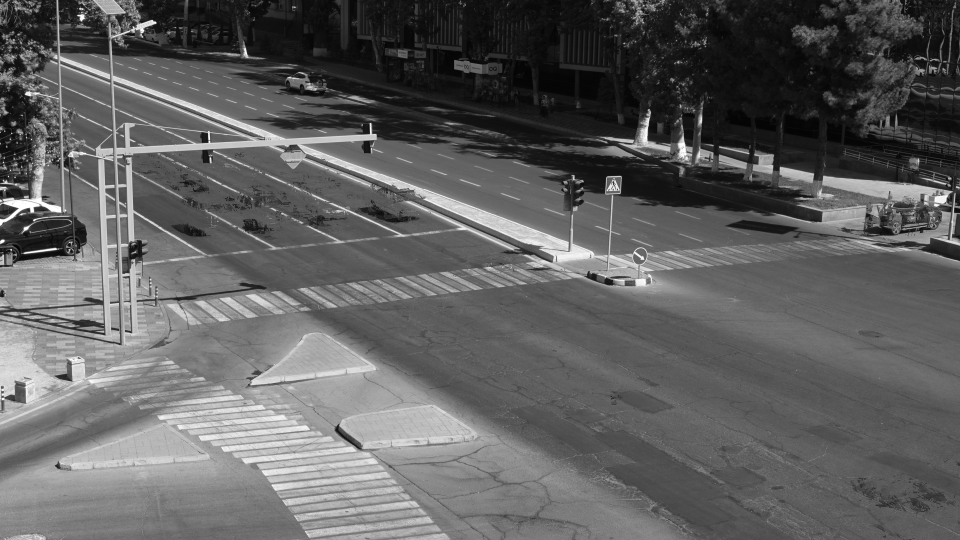
#> input picture core/configs/scene_ref.png, 960 x 540 px
$ python -i robustness.py   (imports and definitions only)
#> lines starting #> are read from the running program, lines starting #| are printed output that depends on the picture
### eval/lowlight_enhance.py
"""Low-light enhancement before detection — TRIED AND REJECTED (built during the final).

Result (eval/results/robustness.json): on synthetic night frames mAP50 fell from 0.390 to 0.266,
because lifting the dark frame also amplifies sensor noise. Not used in the product; kept as a
documented negative result.

If a frame is dark (mean luma below DARK), lift it with a gamma curve chosen so the mean
reaches TARGET, then equalise local contrast on the luma channel (CLAHE). Bright frames
pass through untouched, so daytime accuracy is unchanged.
"""
import cv2
import numpy as np

DARK = 75.0
TARGET = 115.0
_clahe = cv2.createCLAHE(clipLimit=2.5, tileGridSize=(8, 8))


def is_dark(frame: np.ndarray) -> bool:
    small = cv2.resize(frame, (160, 90), interpolation=cv2.INTER_AREA)
    return float(cv2.cvtColor(small, cv2.COLOR_BGR2GRAY).mean()) < DARK


def enhance(frame: np.ndarray) -> np.ndarray:
    small = cv2.resize(frame, (160, 90), interpolation=cv2.INTER_AREA)
    mean = float(cv2.cvtColor(small, cv2.COLOR_BGR2GRAY).mean())
    if mean >= DARK:
        return frame
    gamma = np.log(TARGET / 255) / np.log(max(mean, 1) / 255)
    lut = np.clip(((np.arange(256) / 255) ** gamma) * 255, 0, 255).astype(np.uint8)
    lifted = cv2.LUT(frame, lut)
    lab = cv2.cvtColor(lifted, cv2.COLOR_BGR2LAB)
    lab[..., 0] = _clahe.apply(lab[..., 0])
    return cv2.cvtColor(lab, cv2.COLOR_LAB2BGR)

### eval/robustness.py
"""How detection quality holds at night, in rain, fog, with blur and low bit-rate (built during the final).

Our labeled validation frames (22 frames, 1,386 boxes, never used for training) are degraded
with SYNTHETIC corruptions and the detector is re-validated on each copy. All footage is daytime,
so night and rain are simulated; the method is declared, and real night video is the first thing
a pilot collects.

    python eval/robustness.py --val <dir with images/ and labels/> --out eval/results/robustness.json
"""
import argparse
import json
import shutil
import sys
from pathlib import Path

import cv2
import numpy as np

ROOT = Path(__file__).resolve().parents[1]
sys.path.insert(0, str(ROOT / "core"))
sys.path.insert(0, str(ROOT / "eval"))
from doppix import config  # noqa: E402

RNG = np.random.default_rng(42)


def night(img):
    """Low light: strong gamma darkening, blue cast, sensor noise, bright light sources bloom."""
    f = img.astype(np.float32) / 255
    dark = np.power(f, 2.6) * 0.55
    dark[..., 0] *= 1.15                                   # BGR: a bit more blue
    lum = cv2.cvtColor(img, cv2.COLOR_BGR2GRAY).astype(np.float32) / 255
    glow = cv2.GaussianBlur(np.clip(lum - 0.85, 0, 1), (0, 0), 6)[..., None] * 1.5   # lamps/headlights stay bright
    noisy = dark + glow + RNG.normal(0, 0.035, dark.shape)
    return np.clip(noisy * 255, 0, 255).astype(np.uint8)


# [14 lines left out: function rain, not called in this run]


def fog(img):
    f = img.astype(np.float32) / 255
    return np.clip((f * 0.55 + 0.4) * 255, 0, 255).astype(np.uint8)


# [10 lines left out: functions motion_blur, low_bitrate, not called in this run]


def night_enhanced(img):
    """The night corruption, then the low-light enhancement we tried (eval/lowlight_enhance.py)."""
    from lowlight_enhance import enhance
    return enhance(night(img))


CONDITIONS = {"clean (day)": None, "night": night, "night + enhance": night_enhanced, "rain": rain, "fog": fog,
              "motion blur": motion_blur, "low bit-rate 540p": low_bitrate}


# [45 lines left out: function main, not called in this run]


# [2 lines not run here, left out]

>>> import cv2
>>> picture = cv2.imread('../core/configs/scene_ref.png')
#> picture is the input picture: shape (540, 960, 3); min 4, max 255, mean 95.7
>>> result = night_enhanced(picture)
#> in night, `dark = np.power(f, 2.6) * 0.55`:
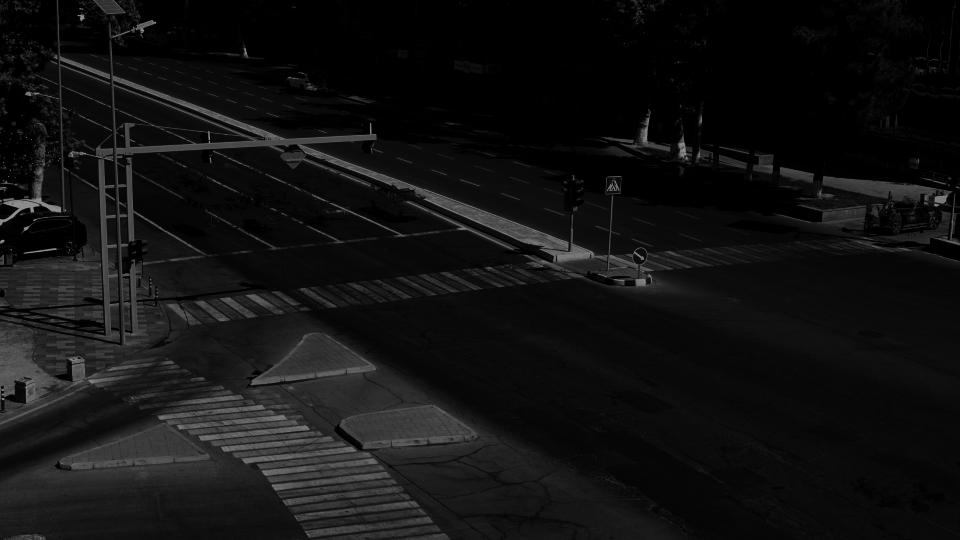
#> dark: shape (540, 960, 3) float32; min 1.12e-05, max 0.55, mean 0.0702
#> in night, `glow = cv2.GaussianBlur(np.clip(lum - 0.85, 0, 1), (0, 0), 6)[..., Non..`:
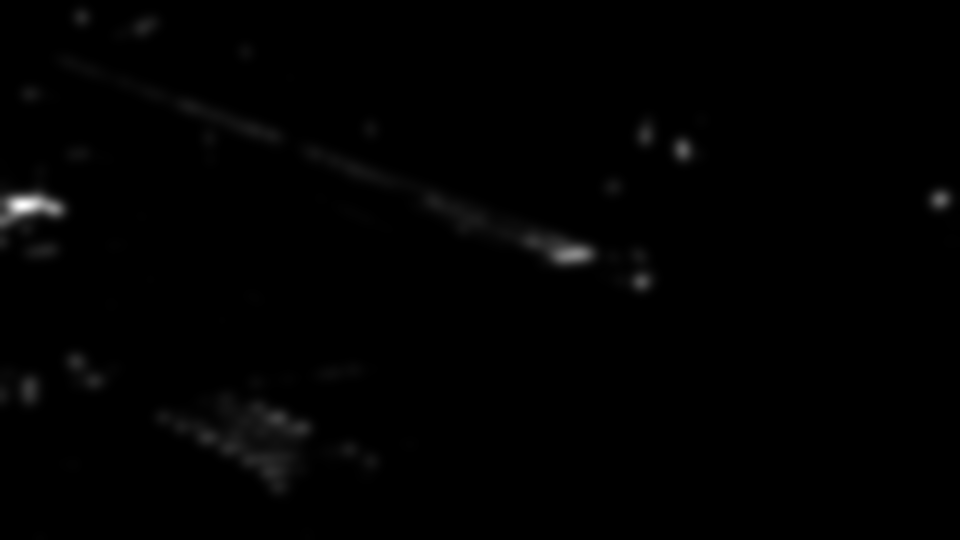
#> glow: shape (540, 960, 1) float32; min 0, max 0.107, mean 0.000762; drawn with min black and max white
#> in night, `noisy = dark + glow + RNG.normal(0, 0.035, dark.shape)`:
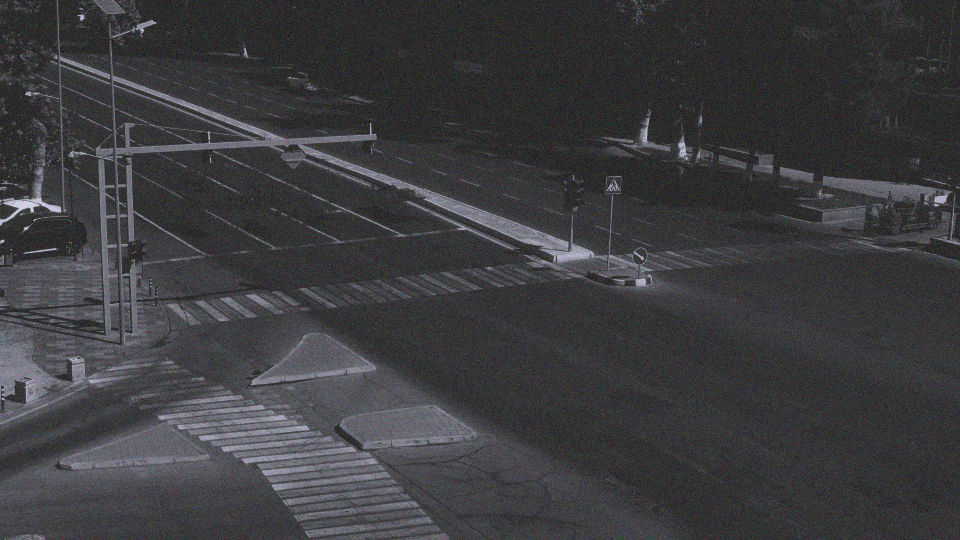
#> noisy: shape (540, 960, 3) float64; mean B, G, R 0.0815, 0.071, 0.071; drawn with min black and max white
#> in enhance, `small = cv2.resize(frame, (160, 90), interpolation=cv2.INTER_AREA)`:
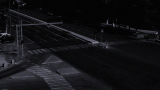
#> small: shape (90, 160, 3); mean of channels 0, 1, 2 21.4, 18.8, 18.8; drawn as B, G, R
#> in enhance, `mean = float(cv2.cvtColor(small, cv2.COLOR_BGR2GRAY).mean())`: mean = 19.1
#> in enhance, `gamma = np.log(TARGET / 255) / np.log(max(mean, 1) / 255)`: gamma = 0.307
#> in enhance, `lut = np.clip(((np.arange(256) / 255) ** gamma) * 255, 0, 255).astype(..`: lut = 256 values from 0 to 255
#> in enhance, `lifted = cv2.LUT(frame, lut)`:
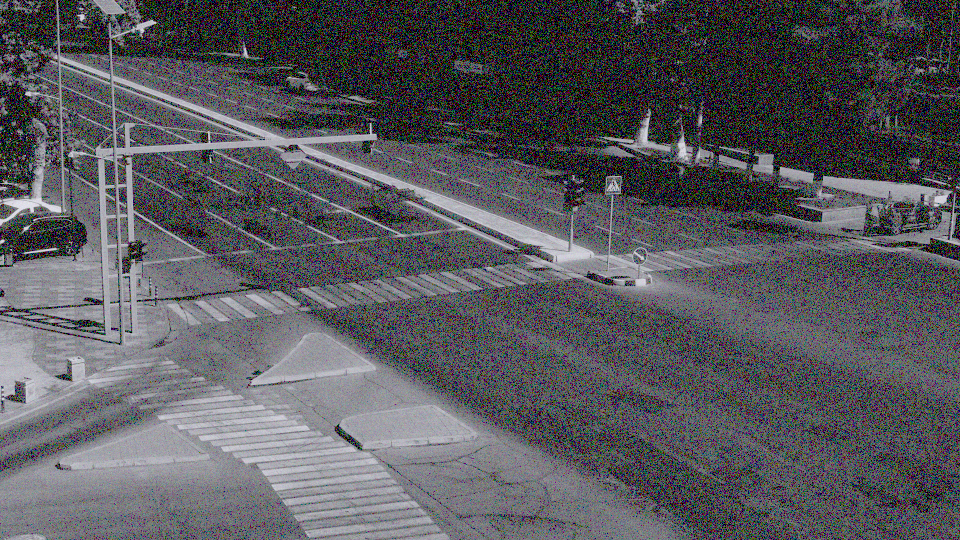
#> lifted: shape (540, 960, 3); mean of channels 0, 1, 2 93.7, 89, 89; drawn as B, G, R
#> in enhance, `lab = cv2.cvtColor(lifted, cv2.COLOR_BGR2LAB)`: lab: shape (540, 960, 3); mean of channels 0, 1, 2 100.6, 131.7, 127
#> in enhance, `lab[..., 0] = _clahe.apply(lab[..., 0])`: lab: shape (540, 960, 3); mean of channels 0, 1, 2 122.7, 131.7, 127
#> in enhance, `return cv2.cvtColor(lab, cv2.COLOR_LAB2BGR)`:
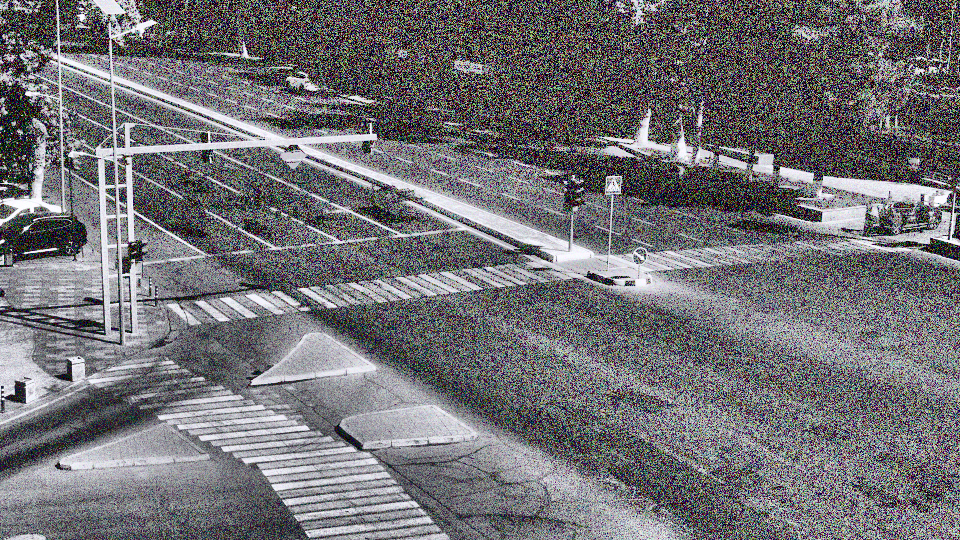
#> returned value: shape (540, 960, 3); mean B, G, R 117.1, 113.2, 114.2
